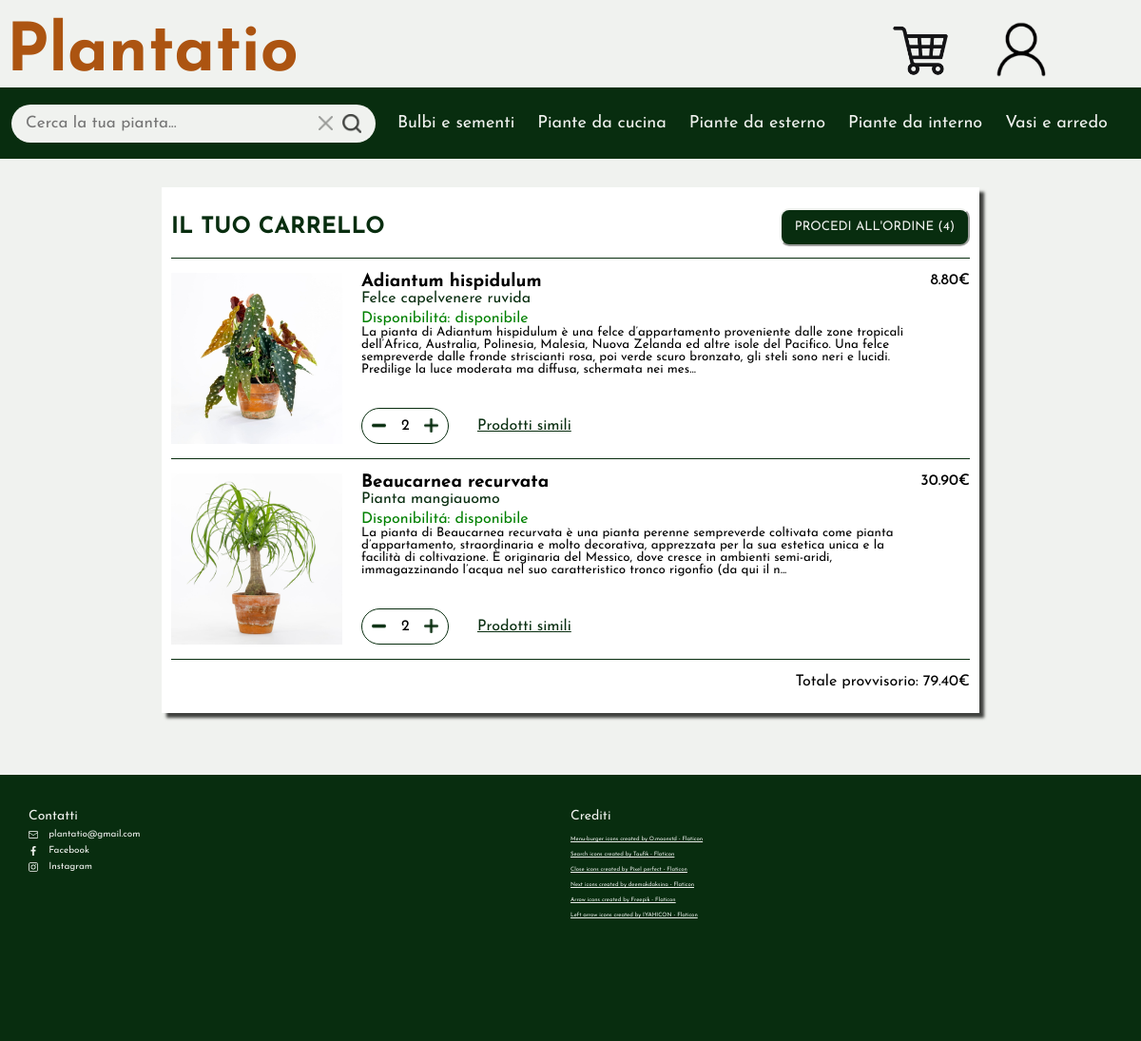
The app's page /cart.php with its own data.
### tables this page shows
CREATE TABLE Carrello (
    id_carrello INT AUTO_INCREMENT,
    id_utente VARCHAR(150) NOT NULL,
    id_prodotto VARCHAR(150) NOT NULL,
    quantita INT CHECK (quantita > 0),
    PRIMARY KEY(id_carrello, id_utente),
    FOREIGN KEY (id_utente) REFERENCES Utenti(email) ON DELETE CASCADE,
    FOREIGN KEY (id_prodotto) REFERENCES Prodotti(nome_prodotto) ON DELETE CASCADE
);

CREATE TABLE Prodotti (
    nome_prodotto VARCHAR(150) PRIMARY KEY,
    prezzo DECIMAL(10, 2) NOT NULL,
    id_sottocategoria VARCHAR(100) NOT NULL,
    stock INT NOT NULL,
    nome_volgare VARCHAR(50),  
    nome_scientifico VARCHAR(50),
    famiglia VARCHAR(50),
    genere VARCHAR(50),
    specie VARCHAR(50),
    dimensioni VARCHAR(30),  
    profumo VARCHAR(30),  
    tipologia_foglia VARCHAR(30),
    colore_foglia VARCHAR(30), 
    descrizione TEXT,
    voto INT NOT NULL
);

### cart.php (called while the page is built, shortened)
<?php
require_once 'bootstrap.php';
$email = "michele.farneti23@gmail.com";
$templateParams["titolo"] = "Plantatio";
$templateParams["js"] = array("js/nav.js","js/cart.js", "js/header.js");
$templateParams["cartProducts"] = $dbh->getCartProducts($email);
$templateParams["cartTotalPrice"] = $dbh->getCartTotalPrice($email);
$templateParams["cartTotalProducts"] = $dbh->getCartTotalProducts($email);
$templateParams["mainContent"] = "main-cart.php";
require 'template/base.php';
?>

### database/database.php (called while the page is built, shortened)
<?php
class DatabaseHelper
{
    private $db;
    public function __construct($servername, $username, $password, $dbname, $port)
    {
        $this->db = new mysqli($servername, $username, $password, $dbname, $port);
    }
    public function getSubCategoriesFromCategory($nomeCategoria)
    {
        $stmt = $this->db->prepare("SELECT nome_sottocategoria FROM SottoCategorie WHERE id_categoria = ?");
        $stmt->bind_param('s', $nomeCategoria);
        $stmt->execute();
        $result = $stmt->get_result();
        return $result->fetch_all(MYSQLI_ASSOC);
    }
    public function getCategories()
    {
        $stmt = $this->db->prepare("SELECT nome_categoria FROM Categorie");
        $stmt->execute();
        $result = $stmt->get_result();
        $categories = $result->fetch_all(MYSQLI_ASSOC);
        foreach ($categories as &$category) {
            $category["sottocategorie"] = array();
            $category["sottocategorie"] = $this->getSubCategoriesFromCategory($category["nome_categoria"]);
        }
        return $categories;
    }
    public function getCartProducts($email)
    {
        $stmt = $this->db->prepare("SELECT prodotti.nome_prodotto, prodotti.prezzo, prodotti.id_sottocategoria, prodotti.stock, prodotti.nome_volgare, prodotti.descrizione, carrello.quantita FROM carrello INNER JOIN prodotti ON carrello.id_prodotto = prodotti.nome_prodotto WHERE carrello.id_utente=?");
        $stmt->bind_param('s', $email);
        $stmt->execute();
        $result = $stmt->get_result();
        return $result->fetch_all(MYSQLI_ASSOC);
    }
    public function getCartTotalPrice($email)
    {
        $stmt = $this->db->prepare("SELECT SUM(carrello.quantita*prodotti.prezzo) as valore FROM `carrello` INNER JOIN prodotti ON prodotti.nome_prodotto = carrello.id_prodotto WHERE id_utente=?");
        $stmt->bind_param('s', $email);
        $stmt->execute();
        $result = $stmt->get_result();
        $result = $result->fetch_assoc();
        if (isset($result["valore"])) {
            return $result["valore"];
        } else {
            return 0;
        }
    }
    public function getCartTotalProducts($email)
    {
        $stmt = $this->db->prepare("SELECT SUM(carrello.quantita) as valore FROM `carrello` WHERE id_utente=?");
        $stmt->bind_param('s', $email);
        $stmt->execute();
        $result = $stmt->get_result();
        $result = $result->fetch_assoc();
        if (isset($result["valore"])) {
            return $result["valore"];
        } else {
            return 0;
        }
    }
}

### bootstrap.php (called while the page is built, shortened)
<?php
require_once("utils/functions.php");
require_once("database/database.php");
$dbh = new DatabaseHelper("localhost", "root", "", "plantatio", 3306);
$templateParams["categorie"] = $dbh->getCategories();
?>

### template/main-cart.php (the view)
<main class="main-cart">
    <section class="cart-products">
        <section class="cart-header">
            <h2>
                Il tuo carrello
            </h2>
            <input type="button"
                value="Procedi all'ordine (<?php echo $templateParams["cartTotalProducts"] ?>)" />
        </section class="cart-header">
        <ul>
            <?php foreach ($templateParams["cartProducts"] as $cartProduct): ?>
                <li>
                    <img onclick="window.location.href='product.php?id=<?php echo $cartProduct['nome_prodotto'] ?>'" src="./upload/prodotti/<?php echo $cartProduct['nome_prodotto'] ?>.jpg" alt="" />
                    <section class="product-description">
                        <h3 onclick="window.location.href='product.php?id=<?php echo $cartProduct['nome_prodotto'] ?>'">
                            <?php echo $cartProduct["nome_prodotto"] ?>
                        </h3>
                        <p>
                            <?php echo $cartProduct["nome_volgare"] ?>
                        </p>
                        <?php
                        if (intval($cartProduct["stock"]) == 0) {
                            echo "<p class='product-unavailable'>Disponibilitá: non disponibile</p>";
                        } else if (intval($cartProduct["stock"]) <= 5) {
                            echo "<p class='product-lowav'>Disponibilitá: soli " . $cartProduct["stock"] . "</p>";
                        } else {
                            echo "<p class='product-available'>Disponibilitá: disponibile</p>";
                        }
                        ?>
                        <p><?php echo (strlen($cartProduct['descrizione']) > 353) ? substr($cartProduct['descrizione'], 0, 350) . '...' : $cartProduct['descrizione']; ?>
                        </p>
                        <section class="article-actions">
                            <section class="qt-selection">
                                <?php if ($cartProduct["quantita"] == 1) {
                                    echo "<img src='./upload/bin.png' alt='Remove element image' id='" . $cartProduct['nome_prodotto'] . "' onclick=\"productRemoveClicked(this, " . $cartProduct['quantita'] . ")\" />";
                                } else {
                                    echo "<img src='./upload/minus.png' alt='Remove element image' id='" . $cartProduct['nome_prodotto'] . "' onclick=\"productRemoveClicked(this, " . $cartProduct['quantita'] . ")\" />";
                                } ?>
                                <p> <?php echo $cartProduct["quantita"] ?></p>
                                <img src="./upload/add.png" alt="Add element image"
                                    id="<?php echo $cartProduct["nome_prodotto"] ?>"
                                    onclick="productAddClicked(this,<?php echo $cartProduct['quantita'] ?>)" />
                            </section class="qt-selection">
                            <a href="search.php?sottocategoriaSelezionata=<?php echo $cartProduct['id_sottocategoria']; ?>">Prodotti
                                simili</a>
                        </section>
                    </section>
                    <section class="product-price">
                        <p><?php echo $cartProduct["prezzo"] ?>€</p>
                    </section>
                </li>
            <?php endforeach; ?>
            <li>
                <p>Totale provvisorio: <?php echo $templateParams["cartTotalPrice"] ?>€</p>
            </li>
        </ul>
    </section>
</main>

### css/style.css (style rules this page uses)
body, nav, header, ul, li, a, h1, input[type="text"], form, button, h3, p { padding: 0%; margin: 0%; font-family: 'Josefin Sans', sans-serif; }
input[type="button"], button, input[type="reset"], input[type="checkbox"], .searchbar-icon, input[type="range"], input[type="submit"] { cursor: pointer; }
ul { list-style: none; }
body { background-color: #F0F2EF; }
main.main-cart { display: flex; justify-content: center; align-items: center; width: 100%; }
main.main-cart>section.cart-products { width: 90%; margin-top: 30px; margin-bottom: 30px; background-color: white; padding: 10px; box-shadow: 5px 5px 3px #3F413E; }
main.main-cart>section.cart-products>section.cart-header { display: flex; justify-content: left; align-items: center; }
main.main-cart>section.cart-products>section.cart-header>input { margin-left: auto; }
main.main-cart>section.cart-products>section.cart-header>h2 { text-transform: uppercase; color: #082D0F; }
main.main-cart>section.cart-products>ul>li { border-top: 1px solid #082D0F; padding-top: 15px; padding-bottom: 15px; display: flex; flex-direction: row; }
main.main-cart>section.cart-products>ul>li:last-of-type { align-items: center; }
main.main-cart>section.cart-products>ul>li:last-of-type>p { margin-left: auto; }
main.main-cart>section.cart-products>section.cart-header>input { color: #F0F2EF; background-color: #082D0F; font-family: 'Josefin Sans', sans-serif; border-radius: 10px; padding: 3px; height: 40px; width: 200px; text-transform: uppercase; border-color: #F0F2EF; }
main.main-cart>section.cart-products>ul>li>img { width: 80px; height: 80px; margin-right: 20px; }
main.main-cart>section.cart-products>ul>li>section>h3, main.main-cart>section.cart-products>ul>li>img { cursor: pointer; }
main.main-cart>section.cart-products>ul>li>section.product-description { display: flex; flex-direction: column; }
main.main-cart>section.cart-products>ul>li>section.product-price { margin-left: auto; font-weight: 500; }
main.main-cart>section.cart-products>ul>li>section>p { margin-top: 0px; }
main.main-cart>section.cart-products>ul>li>section.product-description>p:first-of-type { color: #082D0F; margin-bottom: 5px; }
main.main-cart>section.cart-products>ul>li>section.product-description>p:nth-of-type(2).product-available { color: green; }
main.main-cart>section.cart-products>ul>li>section.product-description>p:nth-of-type(3) { display: none; margin-bottom: 10px; }
main.main-cart>section.cart-products>ul>li>section.product-description>section:first-of-type { display: flex; flex-direction: row; margin-top: auto; align-items: center; }
main.main-cart>section.cart-products>ul>li>section.product-description>section:first-of-type>section:first-of-type>img { width: 15px; height: 15px; }
main.main-cart>section.cart-products>ul>li>section.product-description>section:first-of-type>section:last-of-type { display: flex; flex-direction: row; align-items: center; border: 1px solid #082D0F; border-radius: 20px; padding: 10px; }
main.main-cart>section.cart-products>ul>li>section.product-description>section:first-of-type>a { margin-left: 30px; color: #082D0F; }
main.main-cart>section.cart-products>ul>li>section.product-description>section:first-of-type>section:first-of-type>p:first-of-type { padding: 0px 16px; width: 40px; margin: 0px; box-sizing: border-box; text-align: center; }
@media (min-width: 768px) { main.main-cart>section.cart-products { width: 70%; } }
@media (min-width: 768px) { main.main-cart>section.cart-products>ul>li>section.product-description>p:nth-of-type(3) { font-size: smaller; display: flex; } }
@media (min-width: 768px) { main.main-cart>section.cart-products>ul>li>img { width: 180px; height: 180px; margin-right: 20px; } }

### records on screen
carrello: id_prodotto.nome_prodotto (picture), id_prodotto.nome_prodotto "Adiantum hispidulum", id_prodotto.nome_volgare "Felce capelvenere ruvida", id_prodotto.descrizione "La pianta di Adiantum hispidulum è una felce d’appartamento proveniente dalle zone tropicali dell’Africa, Australia, Polinesia, Malesia, Nuova Zelanda ed altre isole del Pacifico. Una felce sempreverde dalle fronde striscianti rosa, poi verde scuro bronzato, gli steli sono neri e lucidi. Predilige la luce moderata ma diffusa, schermata nei mes", quantita "2", id_prodotto.prezzo "8.80"
carrello: id_prodotto.nome_prodotto (picture), id_prodotto.nome_prodotto "Beaucarnea recurvata", id_prodotto.nome_volgare "Pianta mangiauomo", id_prodotto.descrizione "La pianta di Beaucarnea recurvata è una pianta perenne sempreverde coltivata come pianta d’appartamento, straordinaria e molto decorativa, apprezzata per la sua estetica unica e la facilità di coltivazione. È originaria del Messico, dove cresce in ambienti semi-aridi, immagazzinando l’acqua nel suo caratteristico tronco rigonfio (da qui il n", quantita "2", id_prodotto.prezzo "30.90"

### other values on screen
$categoria["nome_categoria"] "Bulbi e sementi"
$categoria["nome_categoria"] "Piante da cucina"
$categoria["nome_categoria"] "Piante da esterno"
$categoria["nome_categoria"] "Piante da interno"
$categoria["nome_categoria"] "Vasi e arredo"
$templateParams["cartTotalPrice"] "79.40"
